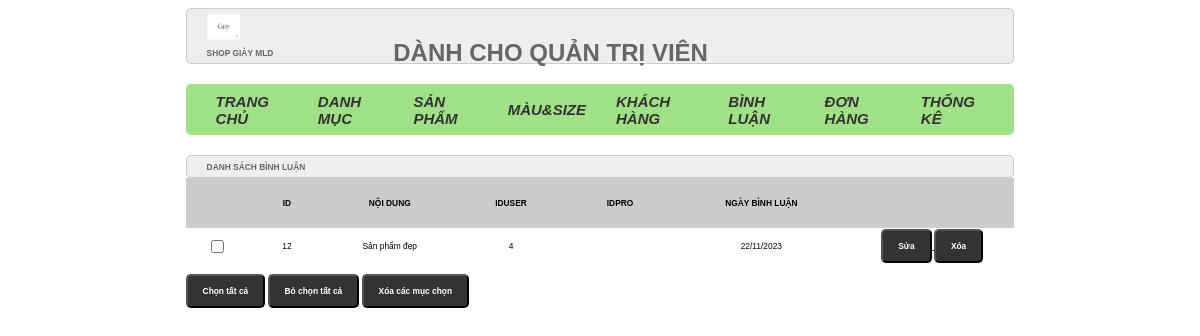
Screenshot of /admin/index.php?act=dsbl with the database file from the repository.
### tables this page shows
CREATE TABLE `binhluan` (
  `id` int(11) NOT NULL,
  `noidung` text NOT NULL,
  `ngaybinhluan` varchar(30) NOT NULL,
  `iduser` int(10) NOT NULL,
  `idspbt` int(11) NOT NULL,
  `status_bl` bit(2) NOT NULL
);

### model/pdo.php (called while the page is built, shortened)
<?php
function pdo_get_connection()
{
    $dburl = "mysql:host=localhost;dbname=duan1_shopgiay;charset=utf8";
    $username = 'root';
    $password = '';
    $conn = new PDO($dburl, $username, $password);
    $conn->setAttribute(PDO::ATTR_ERRMODE, PDO::ERRMODE_EXCEPTION);
    return $conn;
}
function pdo_query($sql)
{
    $sql_args = array_slice(func_get_args(), 1);
    try {
        $conn = pdo_get_connection();
        $stmt = $conn->prepare($sql);
        $stmt->execute($sql_args);
        $rows = $stmt->fetchAll();
        return $rows;
    } catch (PDOException $e) {
        throw $e;
    } finally {
        unset($conn);
    }
}

### model/binhluan.php (called while the page is built, shortened)
<?php
    function loadall_binhluan($idpro){
        $sql = "SELECT * FROM binhluan WHERE 1";
        $sql.=" ORDER BY ngaybinhluan DESC";
        return pdo_query($sql);
    }
?>

### admin/binhluan/list.php (the view)
<div class="row">
    <div class="row frmtitle">
        <h1>DANH SÁCH BÌNH LUẬN</h1>
    </div>
    <div class="row formcontent">
        <div class="row mb10 frmdsloai">
            <table>
                <tr>
                    <th></th>
                    <th>ID</th>
                    <th>NỘI DUNG</th>
                    <th>IDUSER</th>
                    <th>IDPRO</th>
                    <th>NGÀY BÌNH LUẬN</th>
                    <th></th>
                </tr>
                <?php
                    foreach ($listbl as $binhluan) {
                        extract($binhluan);
                        $suabl = "index.php?act=suabl&id=".$id;
                        $xoabl = "index.php?act=xoabl&id=".$id;
                        echo '  <tr>
                                    <td><input type="checkbox" name="" id=""></td>
                                    <td>'.$id.'</td>
                                    <td>'.$noidung.'</td>
                                    <td>'.$iduser.'</td>
                                    <td>'.$idpro.'</td>
                                    <td>'.$ngaybinhluan.'</td>
                                    <td>
                                        <a href="'.$suabl.'">
                                            <input type="button" value="Sửa">
                                        </a>
                                        <a href="'.$xoabl.'">
                                            <input type="button" value="Xóa">
                                        </a>
                                    </td>
                                </tr>';
                    }
                ?>
            </table>
        </div>
        <div class="row mb10">
            <input type="button" value="Chọn tất cả">
            <input type="button" value="Bỏ chọn tất cả">
            <input type="button" value="Xóa các mục chọn">
        </div>
    </div>
</div>

### assets/css/admin.css (style rules this page uses)
* { box-sizing: border-box; font-family: sans-serif; font-size: 0.7vw; }
.row { float: left; width: 100%; }
.mb10 { margin-bottom: 10px; }
.frmtitle { background-color: #EEE; border: 1px #CCC solid; color: #666; border-radius: 5px; padding: 0px 20px; }
.frmdsloai table { text-align: center; width: 100%; border-collapse: collapse; }
.frmdsloai table th { padding: 20px; background-color: #ccc; }
input[type="submit" i],[type="reset" i],[type="button" i] { padding: 10px 15px; border-radius: 5px; background-color: #333; font-size: 17px; font-weight: bold; color: #fff; }
input[type="submit"], input[type="reset"], input[type="button"] { padding: 10px 15px; border-radius: 5px; background-color: #333; font-size: 0.7vw; font-weight: bold; color: #fff; }

### rows the page displays
binhluan: id "12", noidung "Sản phẩm đẹp", iduser "4", ngaybinhluan "22/11/2023"
